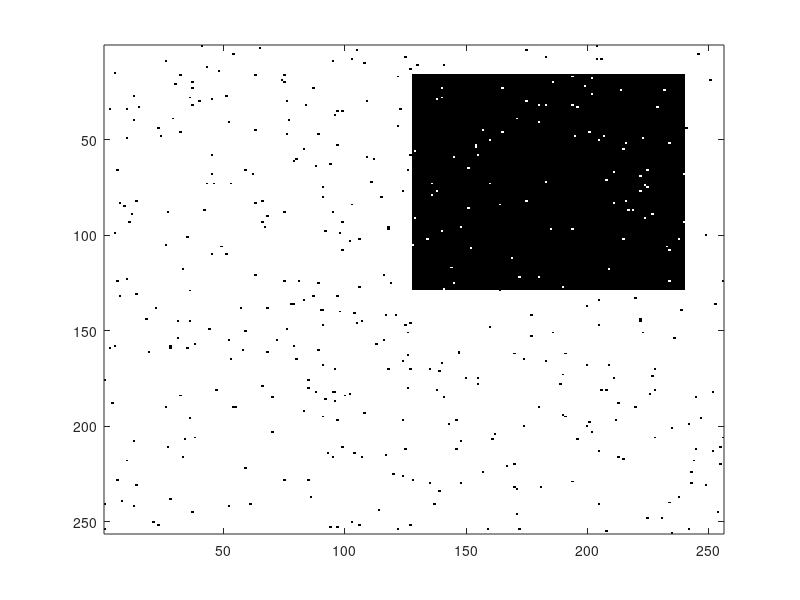

This chart was generated by the following MATLAB code:
% automatic thresholding algorithm (see intropr preprocessing, slide 44)
close all;
clear all;
clc;

% create foreground/background image
im = randn(256, 256);
im(16:128, 128:240) = im(16:128, 128:240) + 5;
im = mat2gray(im);
imagesc(im);
colormap gray;

% 1. initialize theta to the average gray value
theta_new = mean(im(:));
theta_old = -1;

% loop
while abs(theta_old - theta_new) > 1e-4
    % 2. partition the data around theta and compute the mean value for each
    % partition
    partition_1 = (im(im <= theta_new));
    mu_1 = mean(partition_1(:));
    partition_2 = (im(im > theta_new));
    mu_2 = mean(partition_2(:));

    % 3. theta = mean of the two means
    theta = 0.5*(mu_1 + mu_2);
    
    theta_old = theta_new;
    theta_new = theta;
end

imagesc(im <= theta);
